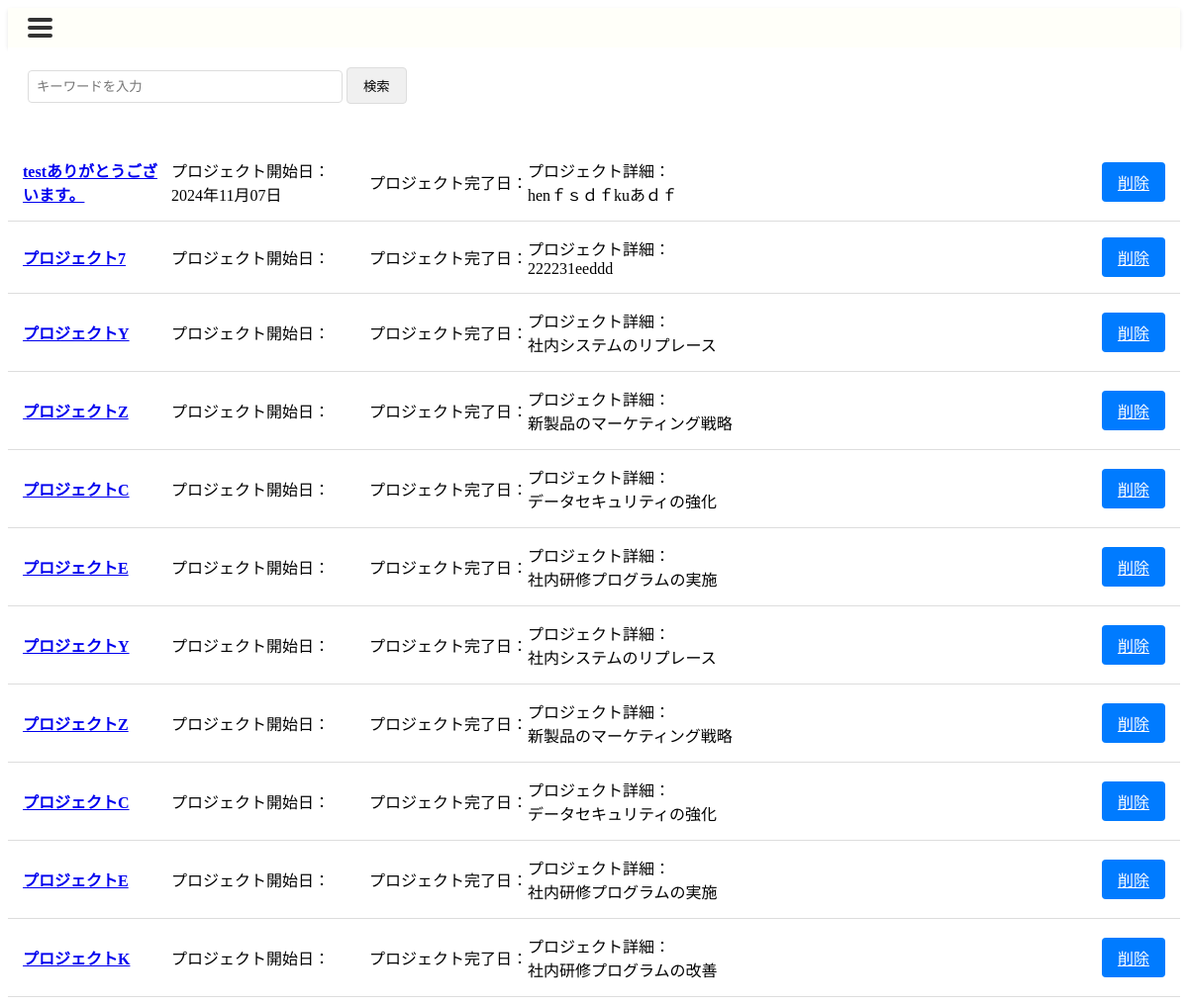
/past_project/, run on an earlier commit of the app's database.
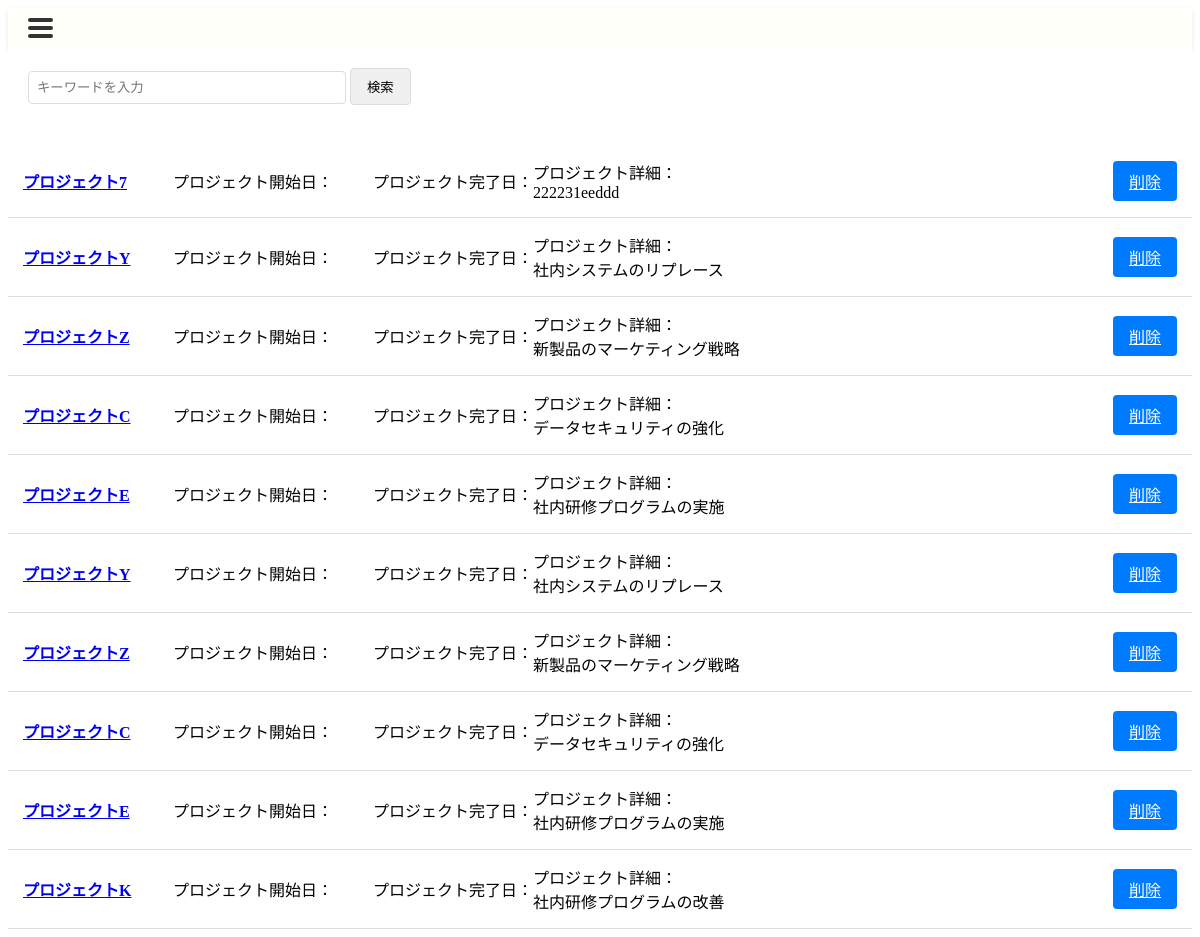
And on a later commit of the database.
### canri_app/models.py (models this page shows)
class Project(models.Model):
    project_id = models.AutoField(primary_key=True)
    project_name = models.CharField(max_length=255)
    project_detail = models.TextField(null=True, blank=True)
    project_start_date = models.DateField()
    project_end_date = models.DateField()
    creation_date = models.DateTimeField()
    update_date = models.DateTimeField(null=True, blank=True)
    complete_date = models.DateField(null=True, blank=True)
    deletion_date = models.DateTimeField(null=True, blank=True)
    post_evaluation_memo = models.TextField(null=True, blank=True)
    deletion_flag = models.BooleanField(default=False)
    complete_flag = models.BooleanField(default=False)
    class Meta:
        db_table = 'Project'

### canri_app/views.py (the view)
# urls.py: path('past_project/', Post_projectListView, name='past_project'),
def Post_projectListView(request):
    template_name = "past_project_list.html"
    ctx = {}
    query = request.GET.get('p')
    qs = Project.objects.all()
    qs=qs.filter(complete_flag=1,deletion_flag=0)
    if query:
        qs = qs.filter(project_name__icontains=query)  # プロジェクト名でフィルタリング
    ctx["project_list"] = qs
    return render(request, template_name, ctx)

### canri_app/templates/past_project_list.html
{% extends 'base2.html' %}
{% load static %}
{% block head %}
<link rel="stylesheet" href="{% static 'css/past_project_list.css' %}">
{% endblock %}
{% block content %}
<div class="search-container">
    <form method="GET" action="{% url 'canri_app:post_projectlist' %}">
        <input type="text" name="p" class="search-input" placeholder="キーワードを入力" value="{{ request.GET.q }}" required>
        <button type="submit" class="search-button">検索</button>
    </form>
</div>
<div class="project-table">
    {% for project in project_list %}
    <div class="project-row">
        <div class="project-name"><a href="{% url 'canri_app:past_project_view' project.project_id %}">{{ project.project_name }}</a></div>
        <div class="project-period">プロジェクト開始日：<br>{{ project.project_start_date|date:"Y年m月d日" }}</div>
        <div class="project-complete">プロジェクト完了日：<br>{{ project.project_complete_date|date:"Y年m月d日" }}</div>
        <div class="project-details">プロジェクト詳細：<br>{{ project.project_detail }}</div>
        <a href="{% url 'canri_app:past_project_deleting_confirmation' %}" class="action-button">削除</a>
    </div>
    {% empty %}
    <div class="project-row">
        <div class="project-details">完了済みのプロジェクトが存在しません</div>
    </div>
    {% endfor %}
</div>
{% endblock %}

What changed in the data, as far as the page shows it:
no longer on this page (row edited): Project: project_name "testありがとうございます。", project_start_date "2024年11月07日", project_detail "henｆｓｄｆkuあｄｆ"
